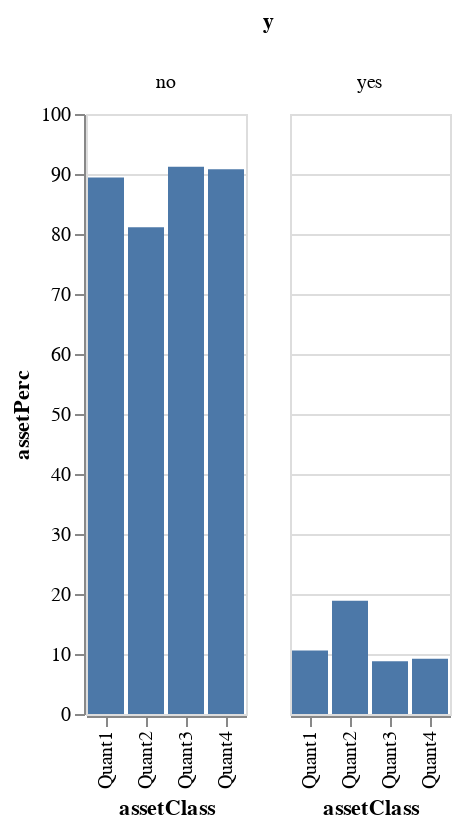

The code cell stored with this chart in its notebook:
### Code cell
# Visualising the relationships with Altair --- OJO: when we see a 'saturation' in the Plot, we cannot do correct considerations
alt.Chart(assetComb).mark_bar().encode(x='assetClass', y='assetPerc').facet(column='y')

# From the plot, we can conclude that the customers in the Second Quartile have the highest propensity to buy term deposits!!!

### Figure 1 — Vega-Lite specification as saved in the notebook (floating-point values rounded to 4 significant figures)
{"config": {"view": {"continuousWidth": 400, "continuousHeight": 300}}, "data": {"name": "data-c923eee1597dd06c171840dda1106399"}, "facet": {"column": {"type": "nominal", "field": "y"}}, "spec": {"mark": "bar", "encoding": {"x": {"type": "nominal", "field": "assetClass"}, "y": {"type": "quantitative", "field": "assetPerc"}}}, "$schema": "https://vega.github.io/schema/vega-lite/v4.8.1.json", "datasets": {"data-c923eee1597dd06c171840dda1106399": [{"assetClass": "Quant1", "y": "no", "aggClassYN": 10921, "aggClassTot": 12212, "assetPerc": 89.43}, {"assetClass": "Quant1", "y": "yes", "aggClassYN": 1291, "aggClassTot": 12212, "assetPerc": 10.57}, {"assetClass": "Quant2", "y": "no", "aggClassYN": 8436, "aggClassTot": 10400, "assetPerc": 81.12}, {"assetClass": "Quant2", "y": "yes", "aggClassYN": 1964, "aggClassTot": 10400, "assetPerc": 18.88}, {"assetClass": "Quant3", "y": "no", "aggClassYN": 10144, "aggClassTot": 11121, "assetPerc": 91.21}, {"assetClass": "Quant3", "y": "yes", "aggClassYN": 977, "aggClassTot": 11121, "assetPerc": 8.79}, {"assetClass": "Quant4", "y": "no", "aggClassYN": 10421, "aggClassTot": 11478, "assetPerc": 90.79}, {"assetClass": "Quant4", "y": "yes", "aggClassYN": 1057, "aggClassTot": 11478, "assetPerc": 9.21}]}}
